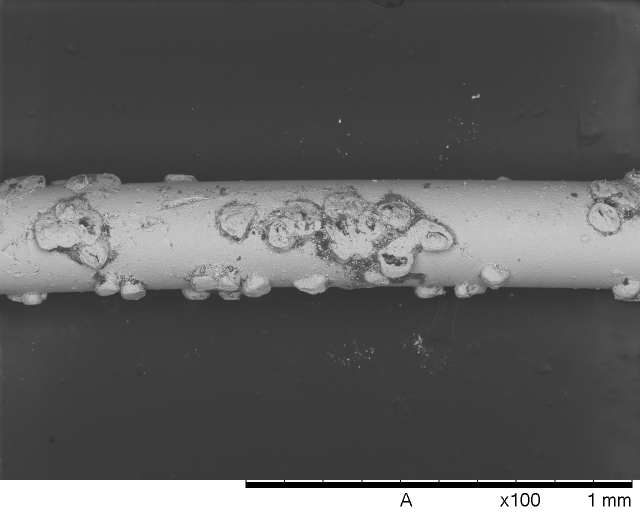
#> input picture images/Fio2_100x.tif, 1280 x 1040 px, given in place of Fio_10.tif, which was not available (shown at 1/2 size)
$ python hough_transform.py
#> lines starting #> are read from the running program, lines starting #| are printed output that depends on the picture; after the words box and inside, x2 and y2 are one past the last pixel; in counts of white or black regions, pixels touching at a corner belong together; pictures that were not available may be replaced by others from this repository, and a replacement may not be noted
#> further down, img is the input picture: shape (1040, 1280); min 0, max 255, mean 95.8
import numpy as np
import cv2
import matplotlib.pyplot as plt
from itertools import chain
from collections import Counter
import sys


def rescale(img, pct):
    """
    Rescale the image
    pct - percentage of the new image size (both in height and width)
    when compared to the original size
    img - image you want to change the size

    """
#> called with pct = 50

    scale_pct = pct
    w = int(img.shape[1] * scale_pct / 100)  # width
#> w = 640
    h = int(img.shape[0] * scale_pct / 100)  # height
#> h = 520
    dim = (w, h)  # new image dimension
#> dim = (640, 520)

    imgResized = cv2.resize(img, dim, interpolation=cv2.INTER_AREA)
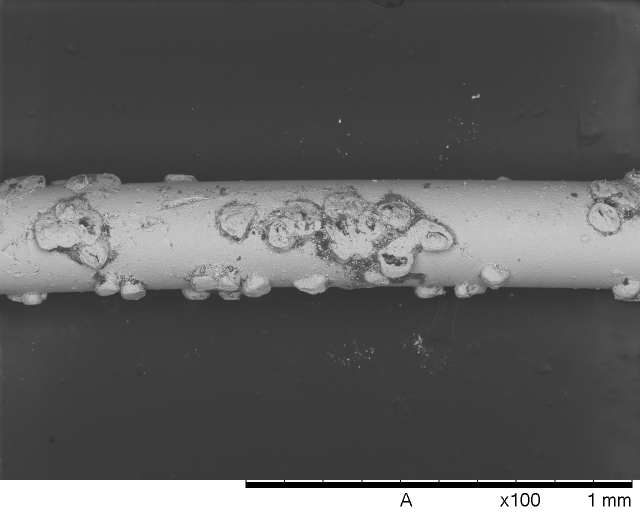
#> imgResized: shape (520, 640); min 0, max 255, mean 95.9

    return imgResized


def crop(img, x, y):
    """
    Crop the image
    x - maximum x coordinate of pixels (width)
    y - maximum height you want
    img - image you want to change the size
    """

    w = int(img.shape[1])  # width
    h = int(img.shape[0])  # heigth

    img = img[0:y, 0:x]

    return img


def amplification(n):
    """
    Function to transform value between units of measurement
    number of pixels ------>  µm
    x pixels = y µm
    """
    factor = 0

    if n == 50:
        # factor*pixel = µm ----------> factor = µm/pixel
        factor = (2.63)

    if n == 250:
        factor = (0.5128)

    return factor


# -----------------------------------------INICIALIZING IMAGE----------------------------------------------------------------------------------

path = "D:\diamond_wire\images\Fio_10.tif"  # path of images directory

img = cv2.imread(path, 0)  # get grayscale image

pct = 50  # size percentage of the original image
img = rescale(img, pct)

# Copying the images for drawing purposes
img_copy = img.copy()
img_draw = img.copy()
img_point = img.copy()

# img = crop(img,50,100)

print('Shape of image after rescaling and cropping: ', img.shape)
#| Shape of image after rescaling and cropping:  (520, 640)

# Binarization
_, binary = cv2.threshold(img, 112, 255, cv2.THRESH_BINARY)
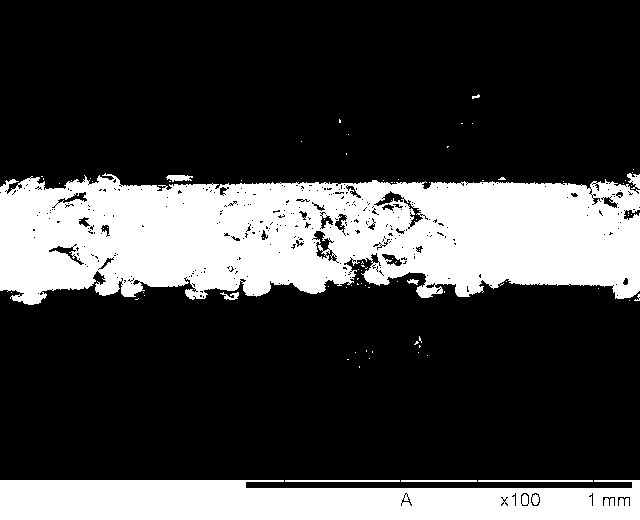
#> binary: shape (520, 640); 26.3% white; 85 white regions (75 under 20 px)

# Bilateral Blur
bilateral = cv2.bilateralFilter(binary, 5, 75, 75)

# Finding Contour
contours, hierarchy = cv2.findContours(
    bilateral, cv2.RETR_EXTERNAL, cv2.CHAIN_APPROX_NONE)
#> contours = 72 contours, 64 with area under 20; largest, box (x1, y1, x2, y2) and area: (0, 173, 640, 305) 66184, (0, 480, 640, 520) 21903, (478, 480, 593, 482) 114, (285, 480, 400, 482) 114, (166, 175, 193, 182) 106, (401, 480, 477, 482) 75, (220, 292, 239, 300) 50, (407, 279, 419, 285) 27
largest_contours = sorted(contours, key=cv2.contourArea)[-1:]
#> largest_contours = 1 contour; box (x1, y1, x2, y2) and area: (0, 173, 640, 305) 66184
cv2.drawContours(img_copy, largest_contours, -1, (0, 255, 0), 2)
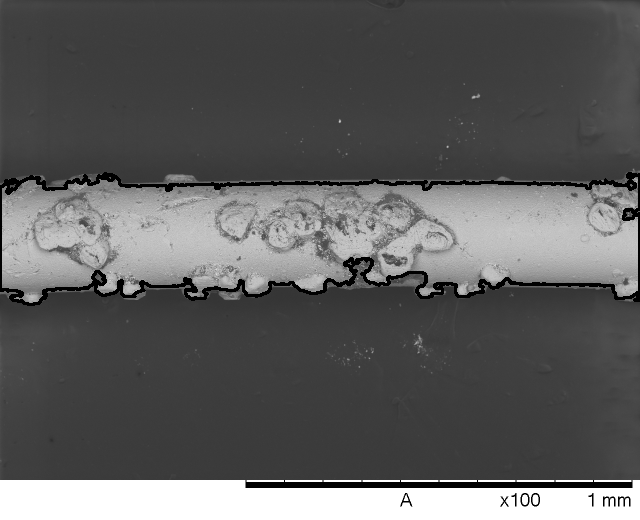
#> img_copy: shape (520, 640); 2.17% of pixels changed, all inside (x1, y1, x2, y2) = (0, 172, 640, 306)


edges = cv2.Canny(bilateral,50,150,apertureSize=3)
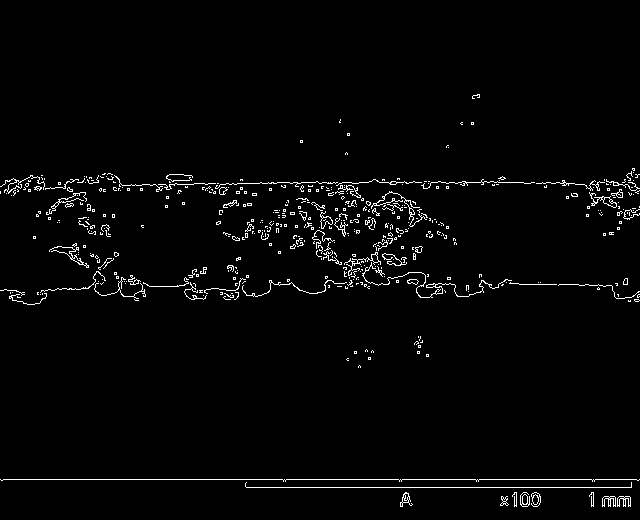
#> edges: shape (520, 640); 2.3% white in thin lines or dots, all inside (x1, y1, x2, y2) = (0, 94, 640, 507)

# type of largest contours
# python list with all the contours in the image. Each individual contour is a numpy array of (x,y) coordinates of boundary points

lines_list =[]
lines = cv2.HoughLinesP(
            edges, # Input edge image
            1, # Distance resolution in pixels
            np.pi/180, # Angle resolution in radians
            threshold=100, # Min number of votes for valid line
            minLineLength=5, # Min allowed length of line
            maxLineGap=10 # Max allowed gap between line for joining them
            )
#> lines = [[0, 479, 639, 479], [246, 487, 631, 487], [260, 182, 565, 182], [319, 183, 358, 183], [519, 284, 598, 284], [5, 183, 44, 183], [119, 184, 193, 184], [270, 284, 293, 284], [524, 183, 574, 183], [205, 190, 226, 190], [202, 187, 225, 188]]

# Iterate over points
for points in lines:
      # Extracted points nested in the list
    x1,y1,x2,y2=points[0]
    # Draw the lines joing the points
    # On the original image
    cv2.line(img,(x1,y1),(x2,y2),(0,255,0),2)
    # Maintain a simples lookup list for points
    lines_list.append([(x1,y1),(x2,y2)])
#> this loop made 11 passes
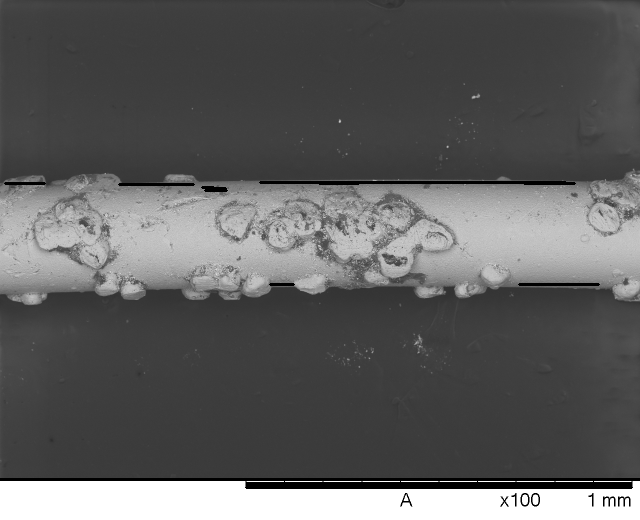
#> img: shape (520, 640); 1.24% of pixels changed, all inside (x1, y1, x2, y2) = (0, 181, 640, 489)
#> after the loop, lines_list = 11 items

# [10 lines of commented-out code are left out]
values_list = [50, 250]
print(type(values_list))
#> (the run stopped early here; a loop or call above may not have finished)

$ run again, on images/Fio3_100x.tif
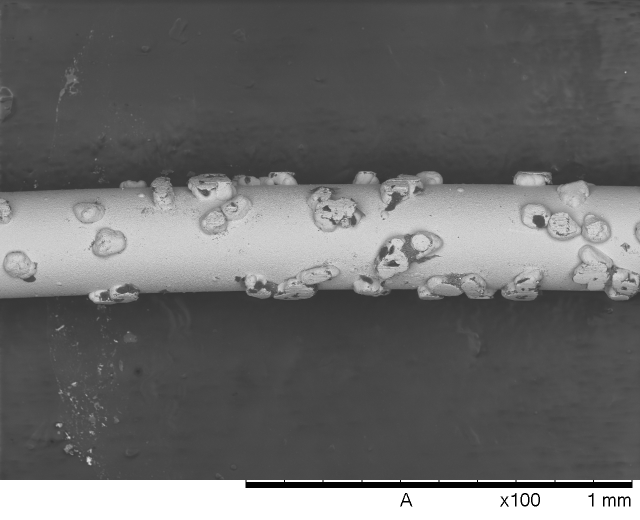
#> input picture images/Fio3_100x.tif, 1280 x 1040 px, given in place of Fio_10.tif, which was not available (shown at 1/2 size)
#> img is the input picture: shape (1040, 1280); min 0, max 255, mean 106.5
#| Shape of image after rescaling and cropping:  (520, 640)
#> `_, binary = cv2.threshold(img, 112, 255, cv2.THRESH_BINARY)`:
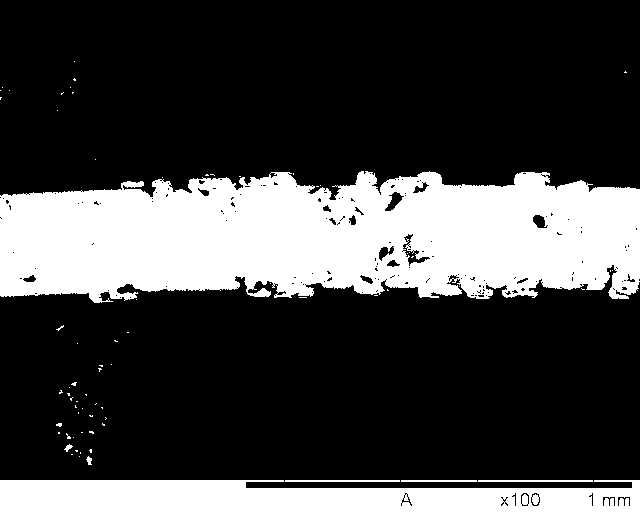
#> binary: shape (520, 640); 27.3% white; 71 white regions (64 under 20 px)
#> contours = 68 contours, 61 with area under 20; largest, box (x1, y1, x2, y2) and area: (0, 171, 640, 303) 68031, (0, 480, 640, 520) 21903, (478, 480, 593, 482) 114, (285, 480, 400, 482) 114, (401, 480, 477, 482) 75, (64, 444, 73, 452) 24, (86, 456, 92, 465) 23
#> largest_contours = 1 contour; box (x1, y1, x2, y2) and area: (0, 171, 640, 303) 68031
#> img_copy: shape (520, 640); min 0, max 255, mean 104
#> edges: shape (520, 640); 1.7% white in thin lines or dots, all inside (x1, y1, x2, y2) = (0, 60, 640, 507)
#> lines = 16 rows, first 6: [0, 479, 639, 479], [246, 487, 631, 487], [100, 293, 156, 291], [585, 183, 592, 183], [580, 283, 585, 283], [4, 193, 62, 192]
#> the loop `for points in lines:` made 16 passes
#> after the loop `for points in lines:`:
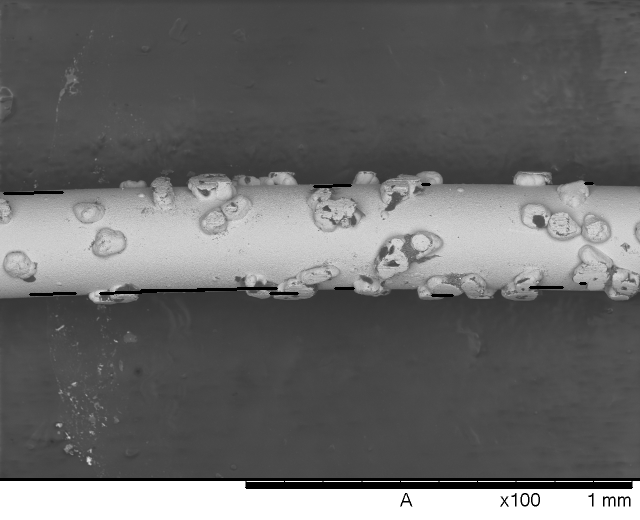
#> img: shape (520, 640); min 0, max 255, mean 105.1
#> after the loop `for points in lines:`: lines_list = 16 items

$ run again, on images/Fio3_120x.tif
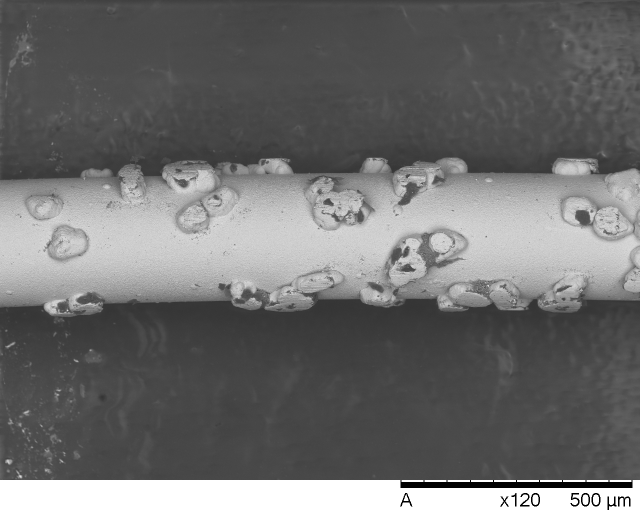
#> input picture images/Fio3_120x.tif, 1280 x 1040 px, given in place of Fio_10.tif, which was not available (shown at 1/2 size)
#> img is the input picture: shape (1040, 1280); min 0, max 255, mean 111.4
#| Shape of image after rescaling and cropping:  (520, 640)
#> `_, binary = cv2.threshold(img, 112, 255, cv2.THRESH_BINARY)`:
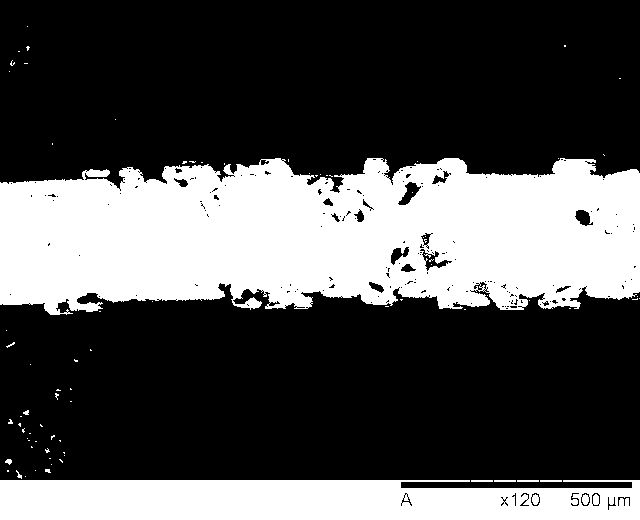
#> binary: shape (520, 640); 31.8% white; 80 white regions (71 under 20 px)
#> contours = 74 contours, 68 with area under 20; largest, box (x1, y1, x2, y2) and area: (0, 158, 640, 315) 82491, (0, 480, 640, 520) 23205, (540, 480, 562, 482) 21, (517, 480, 539, 482) 21, (494, 480, 516, 482) 21, (471, 480, 493, 482) 21
#> largest_contours = 1 contour; box (x1, y1, x2, y2) and area: (0, 158, 640, 315) 82491
#> img_copy: shape (520, 640); min 0, max 255, mean 108.7
#> edges: shape (520, 640); 1.9% white in thin lines or dots
#> lines = 13 rows, first 6: [0, 479, 639, 479], [401, 487, 631, 487], [219, 174, 271, 174], [190, 177, 196, 177], [290, 175, 365, 174], [325, 296, 360, 295]
#> the loop `for points in lines:` made 13 passes
#> after the loop `for points in lines:`:
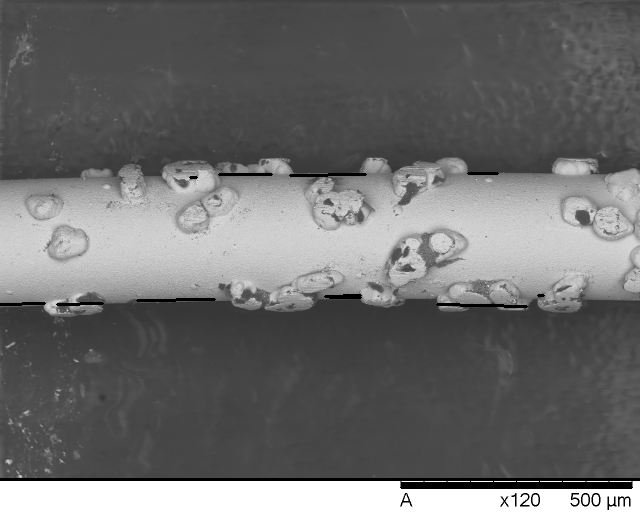
#> img: shape (520, 640); min 0, max 255, mean 110.1
#> after the loop `for points in lines:`: lines_list = 13 items
